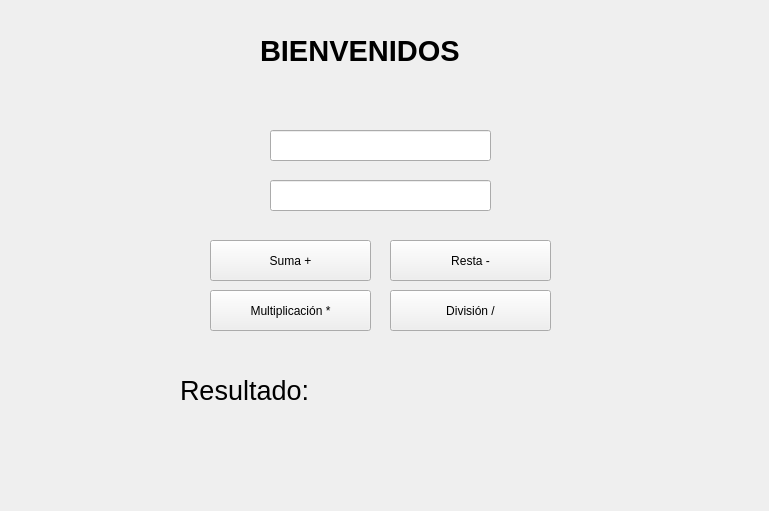
<?xml version="1.0" encoding="UTF-8"?>
<ui version="4.0">
 <class>Widget</class>
 <widget class="QWidget" name="Widget">
  <property name="geometry">
   <rect>
    <x>0</x>
    <y>0</y>
    <width>769</width>
    <height>511</height>
   </rect>
  </property>
  <property name="windowTitle">
   <string>Pantalla1</string>
  </property>
  <widget class="QLabel" name="label">
   <property name="geometry">
    <rect>
     <x>260</x>
     <y>20</y>
     <width>261</width>
     <height>61</height>
    </rect>
   </property>
   <property name="font">
    <font>
     <pointsize>22</pointsize>
     <bold>true</bold>
    </font>
   </property>
   <property name="text">
    <string>BIENVENIDOS</string>
   </property>
  </widget>
  <widget class="QLineEdit" name="num1">
   <property name="geometry">
    <rect>
     <x>270</x>
     <y>130</y>
     <width>221</width>
     <height>31</height>
    </rect>
   </property>
  </widget>
  <widget class="QLineEdit" name="num2">
   <property name="geometry">
    <rect>
     <x>270</x>
     <y>180</y>
     <width>221</width>
     <height>31</height>
    </rect>
   </property>
  </widget>
  <widget class="QPushButton" name="sumar">
   <property name="geometry">
    <rect>
     <x>210</x>
     <y>240</y>
     <width>161</width>
     <height>41</height>
    </rect>
   </property>
   <property name="text">
    <string>Suma +</string>
   </property>
  </widget>
  <widget class="QLabel" name="label_2">
   <property name="geometry">
    <rect>
     <x>180</x>
     <y>360</y>
     <width>161</width>
     <height>61</height>
    </rect>
   </property>
   <property name="font">
    <font>
     <pointsize>20</pointsize>
    </font>
   </property>
   <property name="text">
    <string>Resultado:</string>
   </property>
  </widget>
  <widget class="QLabel" name="resultado">
   <property name="geometry">
    <rect>
     <x>360</x>
     <y>360</y>
     <width>161</width>
     <height>61</height>
    </rect>
   </property>
   <property name="font">
    <font>
     <pointsize>20</pointsize>
    </font>
   </property>
   <property name="text">
    <string/>
   </property>
  </widget>
  <widget class="QPushButton" name="resta">
   <property name="geometry">
    <rect>
     <x>390</x>
     <y>240</y>
     <width>161</width>
     <height>41</height>
    </rect>
   </property>
   <property name="text">
    <string>Resta -</string>
   </property>
  </widget>
  <widget class="QPushButton" name="mul">
   <property name="geometry">
    <rect>
     <x>210</x>
     <y>290</y>
     <width>161</width>
     <height>41</height>
    </rect>
   </property>
   <property name="text">
    <string>Multiplicación *</string>
   </property>
  </widget>
  <widget class="QPushButton" name="div">
   <property name="geometry">
    <rect>
     <x>390</x>
     <y>290</y>
     <width>161</width>
     <height>41</height>
    </rect>
   </property>
   <property name="text">
    <string>División /</string>
   </property>
  </widget>
 </widget>
 <resources/>
 <connections/>
</ui>
